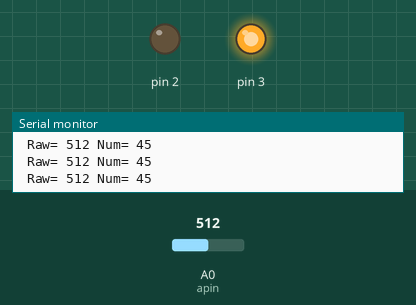
Recording of a sketch running on a simulated Arduino Uno, built with avr-gcc and run on an emulated ATmega328P. Shown: output pins drawn as LEDs (lit = HIGH), the last lines printed to the serial monitor. The inputs (shaded band) are chosen by the test bench; at power-on: A0 (apin) = 512.

Above: at 1.2 s.
1.3 s: A0 (apin) set to 495
At 1.9 s:
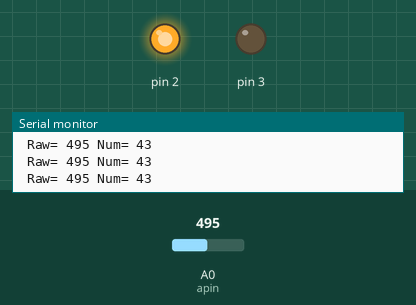
2.8 s: A0 (apin) set to 122
5.8 s: A0 (apin) set to 102
Timing chart, 0 to 8.8 s (numbered marks = the images above; inputs shaded):
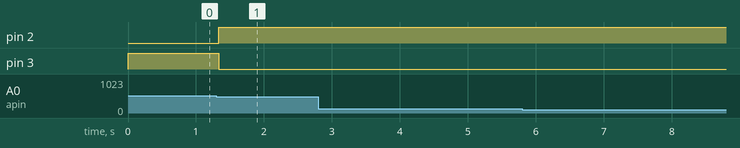

Measured:
- the behaviour switches between 512 and 511 on A0 (apin) (found by bisection; images 0 and 1)
- after the input at 1.3 s, pin 2: LOW → HIGH at once; pin 3: HIGH → LOW at once

The sketch:

safe_thing.ino
```cpp
int reset;
int num;
int aval;
const int apin = A0;
void setup() {
  Serial.begin(9600);
  pinMode(3,OUTPUT);
  pinMode(2,OUTPUT);
}
void loop() {
  aval = analogRead(apin);
  Serial.print(" Raw= ");
  Serial.print(aval);
  num = map(aval,0,1023,0,90);
  Serial.print(" Num= ");
  Serial.println(num);
  if (num==45){
    digitalWrite(3,HIGH);
    digitalWrite(2,LOW);
  }
  else {
    digitalWrite(3,LOW);
    digitalWrite(2,HIGH);
  }
}
```
